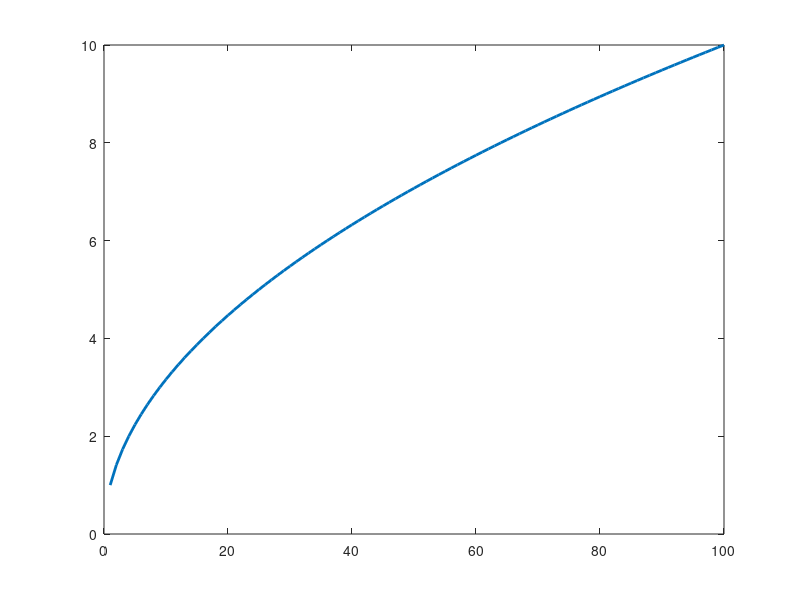

This chart was generated by the following MATLAB code: (Note: this script raises an error after producing the figure.)
%% |hfill| documentation
% |hfill| creates horizontal filled regions on a plot. 
% 
% See also <hline_documentation.html |hline|> and <vfill_documentation.html |vfill|>.
% 
% <CDT_Contents.html Back to Climate Data Tools Contents>
%% Syntax
% 
%  hfill(yl,yu)
%  hfill(...,ColorSpec)
%  hfill(...,ColorSpec,'PatchProperty','PatchValue')
%  hfill(...,'bottom')
%  h = hfill(...)
% 
%% Description 
%
% |hfill(yl,yu)| creates a horizontal shaded region between lower bounds
% |yl| and upper bounds |yu|. Inputs |yl| and |yu| must each contain 1 element
% per shaded region. 
%
% |hfill(...,ColorSpec)| defines the face color of the patch(es) created by
% |hfill|. |ColorSpec| can be one of the Matlab color names (e.g. |'red'|),
% abbreviations (e.g. |'r'|, or rgb triplet (e.g. |[1 0 0]|). Or you can
% use the <rgb_documentation.html |rgb|> function. 
%
% |hfill(...,ColorSpec,'PatchProperty','PatchValue')| defines patch properties
% such as |'EdgeColor'| or |'FaceAlpha'|. 
% 
% |hfill(...,'bottom')| places the newly created patch(es) at the bottom of
% the uistack.  
%
% |h = hfill(...)| returns handle(s) of newly created patch objects. 
% 
%% 
% Starting with this plot: 

plot((1:100).^0.5,'linewidth',2)

%%
% Fill the area between 2 and 3 on y axis: 

hfill(2,3)

%% 
% Make red regions 0.3 units high between 6 and 10: 

yl = 6:10; 
hfill(yl,yl+0.3,'r') 

%% 
% Make a brown patch from 3.5 to 4 with no edge color and put it below 
% everything: 

hfill(3.5,4,rgb('brown'),'edgecolor','none','bottom') 

%% 
% Semitransparent mauve region from 4.5 to 5.5, with dotted gray edges: 

hfill(4.5,5.5,rgb('mauve'),...
   'edgecolor',rgb('gray'),...
   'linestyle',':',...
   'facealpha',0.8); 

%% Author Info
% This function is part of the <http://www.github.com/chadagreene/CDT Climate Data Toolbox for Matlab>.
% The function and supporting documentation were written by Chad A. Greene
% of the University of Texas at Austin. 